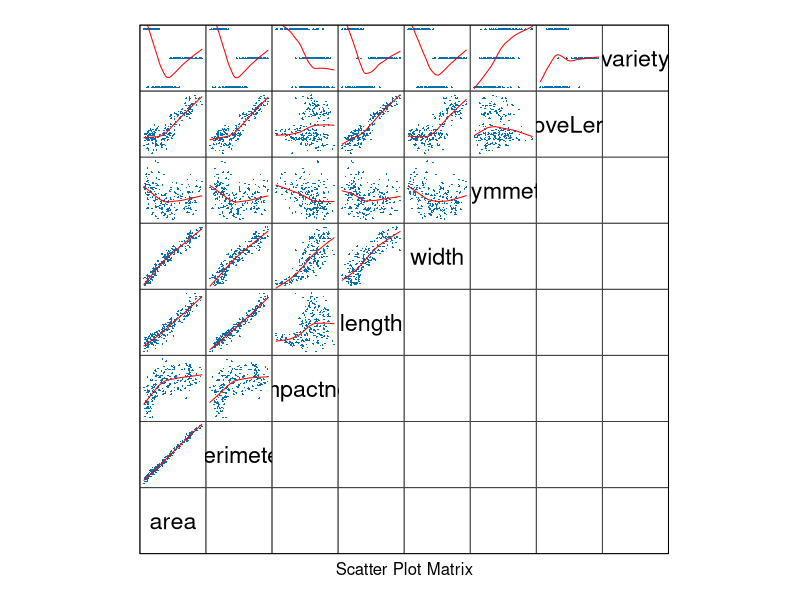
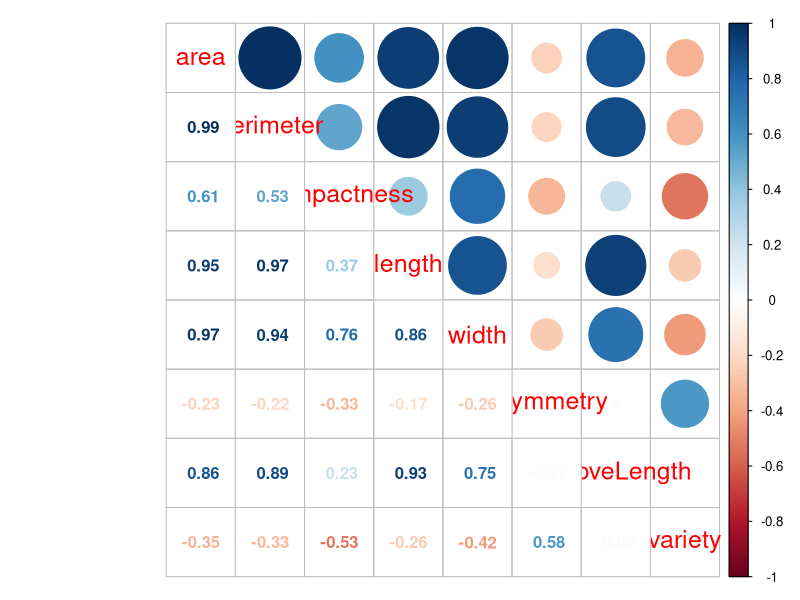
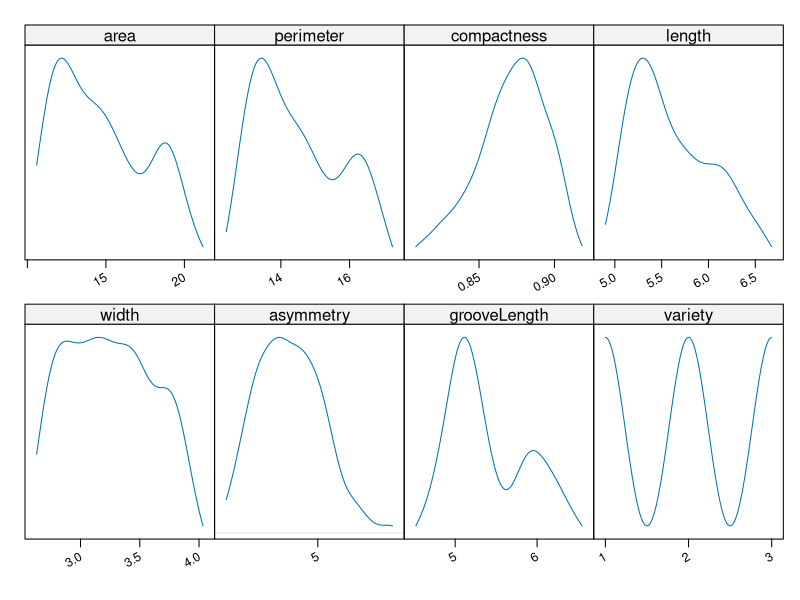

Source code (R) for these figures, in order:
## ---- chunk 1
library(knitr)
library(lattice)
library(MASS)
library(e1071)
library(corrplot)
library(latticeExtra)
## ---- chunk 2
df <- read.table('data/seeds.txt')
names(df) <- c("area", "perimeter", "compactness", "length", "width", "asymmetry", "grooveLength", "variety")
summary(df)
## ---- chunk 3
splom(~df, data=df,
      upper.panel=function(x, y, ...) { panel.xyplot(x, y, ...); panel.loess(x, y, ..., col='red') },
      lower.panel=function(x, y, ...) { },
      pscale=0, varname.cex=1.4, par.settings=simpleTheme(pch=17, cex=0.2))
## ---- chunk 4
corrplot.mixed(cor(df), tl.cex=1.5)
## ---- chunk 5
marginal.plot(df)
## ---- chunk 6
train.idx <- sample(nrow(df), size = nrow(df) * 0.6666)
df.train <- df[train.idx, ]
df.test <- df[-train.idx, ]
## ---- chunk 7
check.testTrain = function(f) {
  m.predicted <- predict(lda(f, data = df.train), df.test)
  print(table(m.predicted$class, df.test$variety))
  mean(m.predicted$class != df.test$variety)
}

check = function(f) {
  print(lda(f, df))
  t <- tune(lda, f, data = df, predict.func = function(...) as.numeric(predict(...)$class))
  print(check.testTrain(f))
  t
}

check(variety ~ .)
## ---- chunk 8
model <- variety ~ . - area - perimeter - width - asymmetry - compactness
check(model)
